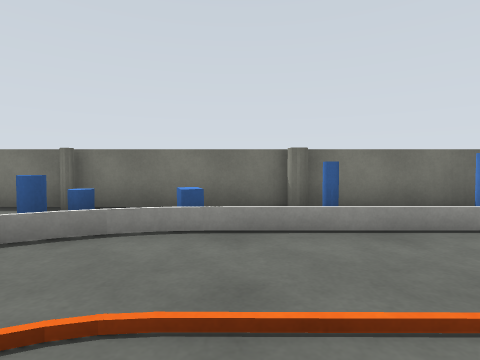
View 1 (above)

21 first-person views from a walk through a Gazebo world. The camera is 0.77 m above the floor, tilts 2° down and sees 80° across. The floor is counted in squares, 1 m on a side. Each view is taken from the middle of a square. On the plan, view 1 faces up. The plan holds only what a view shows up to about 10 squares ahead; the rest is blank. The place goes on beyond the plan.

View 2
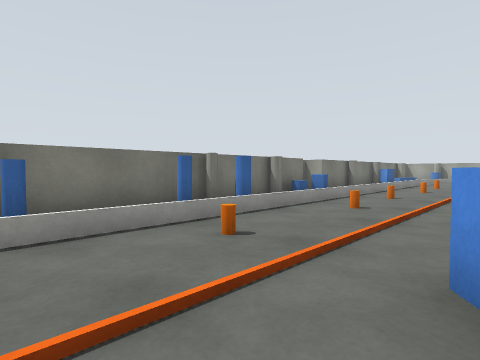

View 3
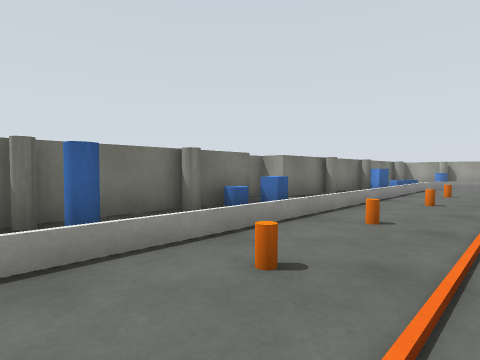

View 4
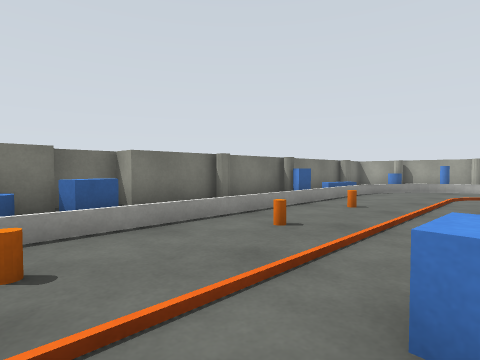

View 5
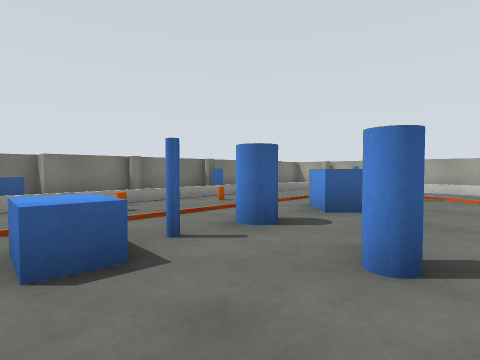

View 6
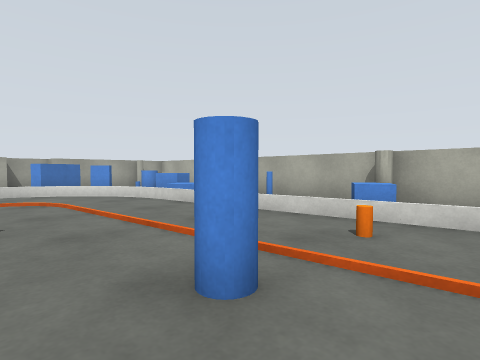

View 7
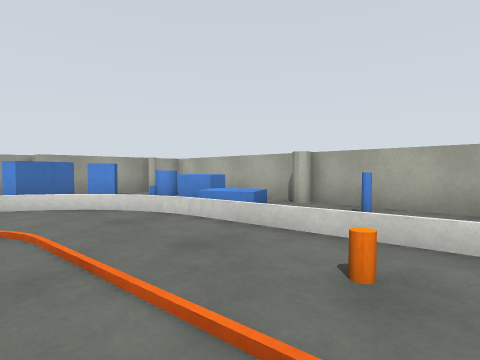

View 8
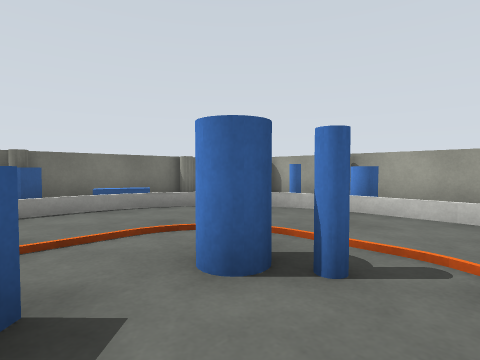

View 9
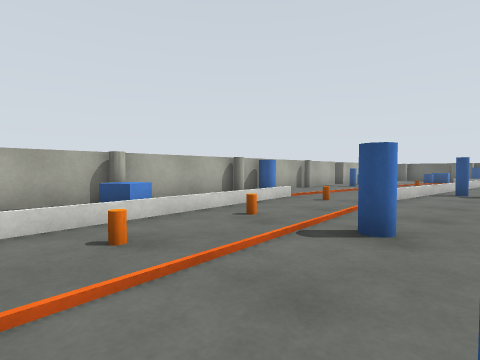

View 10
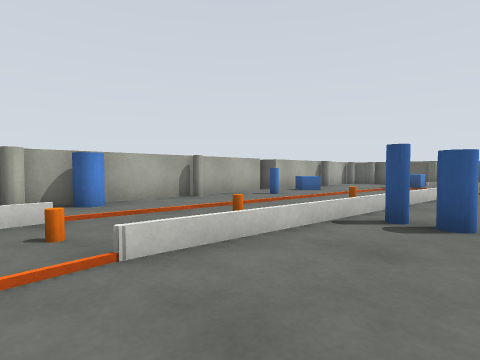

View 11
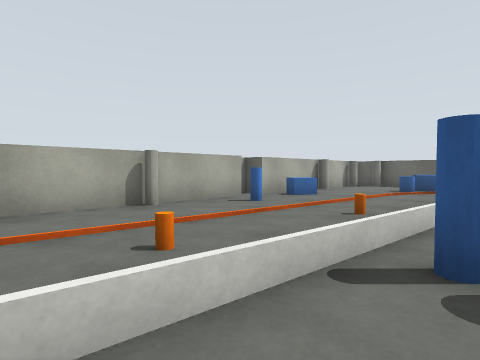

View 12
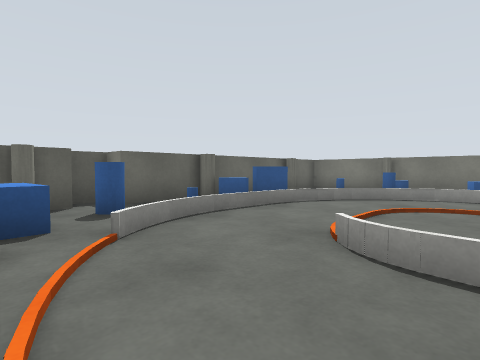

View 13
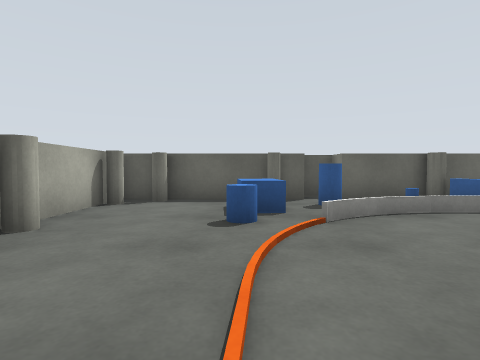

View 14
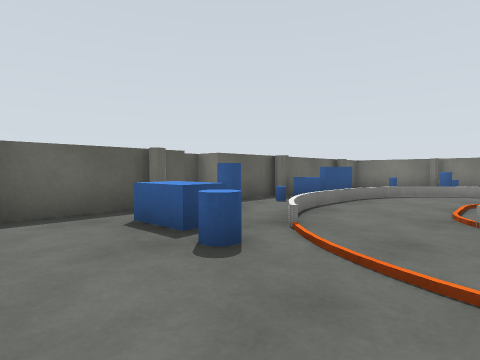

View 15
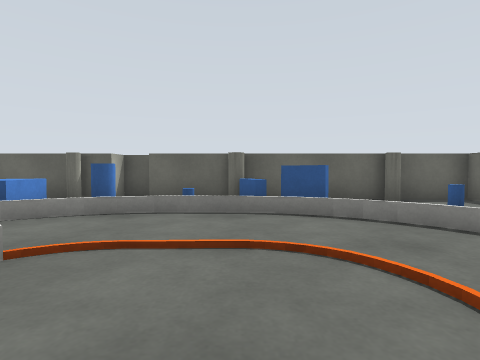

View 16
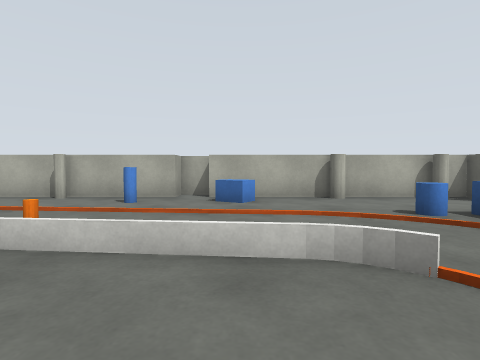

View 17
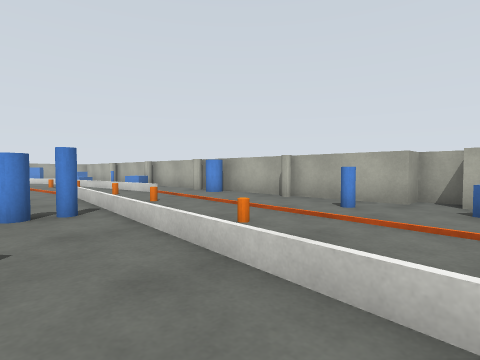

View 18
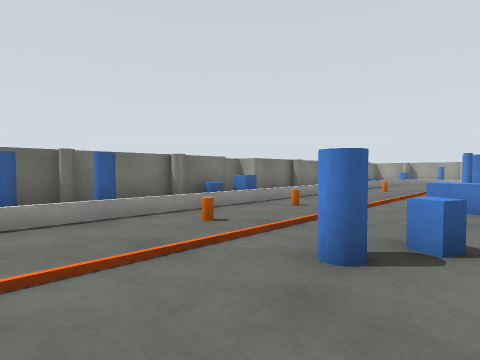

View 19
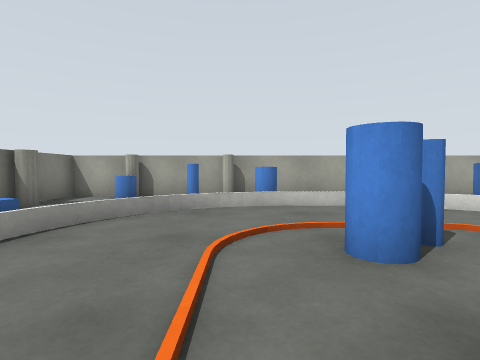

View 20
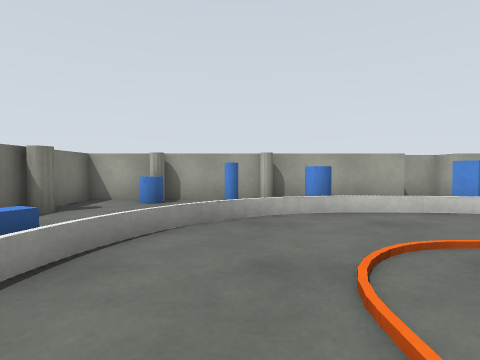

View 21
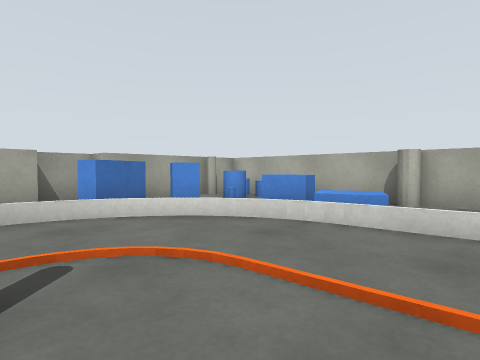

### Floor plan
Key: @ floor where view 1 was taken; # wall or solid block; . floor; = window, fence, low wall or low ledge; P grey pole; C grey cylinder; B blue cylinder; L blue box; R orange cylinder; A orange box; G grey box; U blue pole; O other object.
Columns run from 7 left of view 1 to 23 right of it. Each row starts with its distance up from view 1.
  6 ####P###C####P#C# LG#C##C###C##
  5 # ..B.L  B  BB..BBL     LLL...#
  4 #C BB=====================L ..C
  3 ## #===...R.....R.....R...==# #
  2 ##L==.........R....R.......==B#
  1 ##L=.AAA................AAA.=BC
  0 #CL=.O.@..L..BL...LUB.LL.BA.=B#
 -1 ##B=.A....L...........L..UA.=##
 -2 G  =.AA.....BB.....B.....AA.=##
 -3 G B==.==========A........A.==LL
 -4 #CLLAA....R........R..R...==LLL
 -5 #.LLBAA.......R.R...=======#LL#
 -6 #...............O====#   LLLOB#
 -7 #C.....L..B......   LL.U.LLLOOP
 -8 ##C#C###.###P##BC###C####C#####
 -9         GG

Where each view was taken, in squares from view 1:
view 1: 0 up, 0 right, facing up
view 2: 0 up, 1 right, facing up-right
view 3: 1 up, 5 right, facing up-right
view 4: 0 up, 9 right, facing up-right
view 5: 3 down, 10 right, facing up-right
view 6: 1 down, 11 right, facing down-right
view 7: 2 down, 14 right, facing down-right
view 8: 2 down, 16 right, facing up-right
view 9: 1 down, 16 right, facing down-left
view 10: 1 down, 10 right, facing down-left
view 11: 2 down, 8 right, facing down-left
view 12: 5 down, 0 right, facing up-left
view 13: 5 down, 1 right, facing left
view 14: 7 down, 1 left, facing up-left
view 15: 0 up, 1 right, facing left
view 16: 0 up, 0 right, facing down
view 17: 1 down, 0 right, facing down-right
view 18: 1 down, 4 right, facing up-right
view 19: 1 up, 15 right, facing right
view 20: 2 up, 16 right, facing right
view 21: 1 down, 16 right, facing down-right
